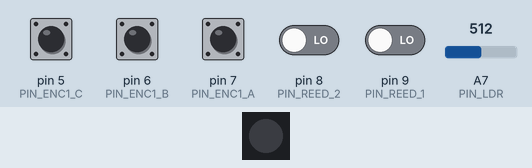
Simulated run of this program. Board: Arduino Nano, built with avr-gcc and run on an emulated ATmega328P. Shown: 1 RGB LEDs in strip order, left to right. Wiring (inferred from the names in the program): DS1307 clock at I2C address 0x68. The test bench sets the inputs (shaded band); at power-on: pin 5 (PIN_ENC1_C), pin 6 (PIN_ENC1_B), pin 7 (PIN_ENC1_A) HIGH, pin 8 (PIN_REED_2), pin 9 (PIN_REED_1) LOW, A7 (PIN_LDR) = 512. Dim RGB values are drawn brighter than linear; the local clock reads 2024-03-15 10:24:30 at power-on unless the program sets it; what the program prints to the serial monitor is not drawn.

Above: at 1.7 s.
1.8 s: pin 8 (PIN_REED_2) driven HIGH
At 2.2 s:
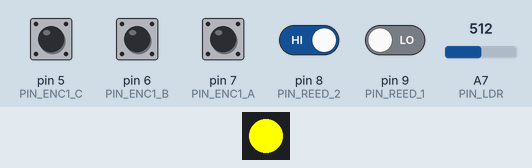
3.8 s: pin 9 (PIN_REED_1) driven HIGH
At 4.2 s:
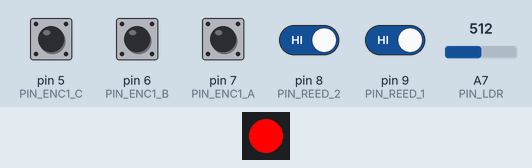
5.8 s: pin 8 (PIN_REED_2) driven LOW
At 6.2 s:
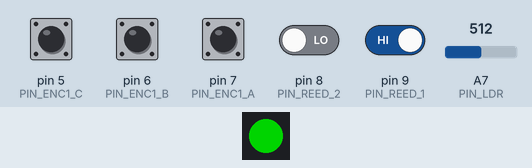
Timing chart, 0 to 8.8 s (numbered marks = the images above; inputs shaded):
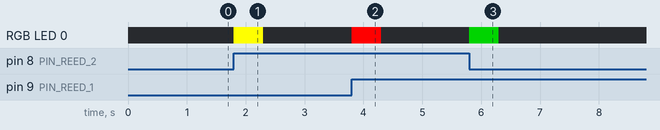

The program:

main.cpp
```cpp
#include <Arduino.h>
#include <Wire.h>
#define DEBUG
#include "DEBUG.h"
#include "DS1307.h"
#include "MyRTC.h"
#include "LDR.h"
#include "ENCODER.h"
#include "TimerOne.h"
#include "LED.h"
#include "DOORSENSOR.h"
// enable DEBUG OUTPUT RETURNS MORE VERBOSE OUTPUTS

#pragma region  definitions


    // Die Geschwindigkeit der seriellen Schnittstelle. Default: 57600. Die Geschwindigkeit brauchen wir immer,
    // da auch ohne DEBUG Meldungen ausgegeben werden!
    #define SERIAL_SPEED 9600
    //Einstellungen
    //Settings: Einstellungen zum Typ der  verwendeten Hardware
    //type of LED attached
    #define LED_TYPE APA102
    //#define LED_TYPE_WS2812
    #define LED_NUM 1
    #define LED_BLINKDURATION 500
    #define LED_COLORPROFILE BGR
    // RTC Module I2C Adress
    #define I2C_RTC 0x68
    // LCD Module Adress
    #define I2C_LCD 0x27
    //LCD Module number of rows
    #define LCD_ROW 4
    //LCD Module number of characters per line
    #define LCD_CHARACTER 20
    //Define if LCD supports lcd.backlight() code from liquidcrystal library
    #define LCD_BACKLIGHT
    // If Backlight is supported in code.
    //define LCD_NOBACKLIGHT
    // Set Timeout for Backlight to Turn off after X Seconds (Default 30)
    #define LCD_TIMEOUT 30
    // ACTIVATE LDR
    #define ENABLE_LDR
    // INVERT THE LDR SIGNAL
    #define LDR_INVERTED true

    #define DOORSENSOR_INVERTED 0
    //Set Up Onewire Temperature Sensor adresses:
    #define ONEWIRE_TEMP1 {0x28 ,0x78,0x1E,0x75,0x32,0x14,0x01,0xC8}
    #define ONEWIRE_TEMP2 {0x28, 0xAA, 0xE9, 0xA4, 0x1D, 0x13, 0x02, 0x5C}
    /* Set the resolution of the Temperature readings, keep in mind that lower resolutions means faster readings.
    As this is supposed to control a chickenscoop and a 'average' temperature is sufficient we opt for a 10bit temperature resoluition.

        9 bit : 0.5°c
        10 bit : 0.25°c
        11 bit : 0.125°c
        12 bit : 0.0625°c
    */
    #define ONEWIRE_RESOLUTION 10

    //PIN_Layout: Pinmapping auf dem Arduino
    //Onewire Device Pin
    #define PIN_ONEWIRE D2
    //Rotary Encoder Pins Ec11 encoder with Pushbutton, Pushbutton is C, A und B fuer Rotation \o/ Erdrotation, wer braucht die schon?!?
    #define PIN_ENC1_A 7
    #define PIN_ENC1_B 6
    #define PIN_ENC1_C 5

    //REED SWITCH PINS
    #define PIN_REED_1 9
    #define PIN_REED_2 8
    // LED STRIP PINOUT
    #define PIN_LED_DATA 10
    #define PIN_LED_CLK 13
    // MOTOR PINS A1 und A2
    #define PIN_MOTOR_A1 D11
    #define PIN_MOTOR_A2 D12

    // SDA und SCL Pin fuer RTC und LCD.
    #define PIN_SDA A4
    #define PIN_SCL A5
    // Input Pin fuer den LDR zur Bestimmung der Helligkeit.
    #define PIN_LDR A7


#pragma endregion

#pragma region initializations

    //TIME DEFINITION
    /**
     * Die Real-Time-Clock mit der Status-LED fuer das SQW-Signal.
     */
    MyRTC rtc(I2C_RTC);
    byte helperSeconds;

        /**
     * Der Helligkeitssensor
     */
    LDR ldr(PIN_LDR,LDR_INVERTED);
    unsigned long lastBrightnessCheck;
    Encoder encoder = Encoder(PIN_ENC1_A,PIN_ENC1_B,PIN_ENC1_C,4,true);


    // initialize LED

    LED led = LED(LED_TYPE,PIN_LED_DATA,PIN_LED_CLK,LED_COLORPROFILE);
    //INITIALIZE DOORSENSOR
    DoorSensor doorSensor = DoorSensor(PIN_REED_1,PIN_REED_2,DOORSENSOR_INVERTED);
    int lastDoorState =doorSensor.Value();

    //HELPER FUNCTIONS
    //encoder Timer
    void timerIsr() {
        encoder.service();
        doorSensor.service();
    }
    //helper functions
    /**
     * Den freien Specher abschaetzen.
     * Kopiert von: http://playground.arduino.cc/Code/AvailableMemory
     */
    int freeRam() {
        extern int __heap_start, *__brkval;
        int v;
        return (int) &v - (__brkval == 0 ? (int) &__heap_start : (int) __brkval);
    }
  #pragma endregion
void setup() {
    Serial.begin(SERIAL_SPEED);
    //initialization of EC11 encoder
    Timer1.initialize(1000);
    Timer1.attachInterrupt(timerIsr);
    // Set Timeout of 50ms for Serial.parseInt()
    Serial.setTimeout(50);
    DEBUG_PRINTLN(F("chickenCoop is initializing..."));
    DEBUG_PRINTLN(F("... and starting in debug-mode..."));
    DEBUG_FLUSH();
    //load Settings from EEPROM.
    // starte Wire-Library als I2C-Bus Master
    Wire.begin();
    /*// RTC-Interrupt-Pin konfigurieren
    pinMode(PIN_SQW_SIGNAL, INPUT);
    digitalWrite(PIN_SQW_SIGNAL, HIGH);
    */
    DEBUG_PRINT(F("Compiled: "));
    DEBUG_PRINT(F(__TIME__));
    DEBUG_PRINT(F(" / "));
    DEBUG_PRINTLN(F(__DATE__));

    // RTC starten...
    rtc.readTime();
    rtc.writeTime();
    helperSeconds = rtc.getSeconds();
    DEBUG_PRINT(F("RTC-Time: "));
    DEBUG_PRINT(rtc.getHours());
    DEBUG_PRINT(F(":"));
    DEBUG_PRINT(rtc.getMinutes());
    DEBUG_PRINT(F(":"));
    DEBUG_PRINT(helperSeconds);
    DEBUG_PRINT(F(" RTC-Date: "));
    DEBUG_PRINT(rtc.getDate());
    DEBUG_PRINT(F("."));
    DEBUG_PRINT(rtc.getMonth());
    DEBUG_PRINT(F("."));
    DEBUG_PRINTLN(rtc.getYear());
    /*
    // Den Interrupt konfigurieren,
    // nicht mehr CHANGE, das sind 2 pro Sekunde,
    // RISING ist einer pro Sekunde, das reicht.
    // Auf FALLING geandert, das signalisiert
    // den Sekundenwechsel, Danke an Peter.
    attachInterrupt(0, updateFromRtc, FALLING);
    */
    // Werte vom LDR einlesen und vermuellen, da die ersten nichts taugen...
    for (int i = 0; i < 1000; i++) {
        analogRead(PIN_LDR);
    }
    // ein paar Infos ausgeben
    DEBUG_PRINTLN(F("... done and ready to rock!"));
    DEBUG_PRINT(F("Driver: "));
    // ledDriver.printSignature();
    DEBUG_PRINT(F("Free ram: "));
    DEBUG_PRINT(freeRam());
    DEBUG_PRINTLN(F(" bytes."));
    DEBUG_FLUSH();
    DEBUG_PRINT(F("LDR Value: "));
    DEBUG_PRINTLN(ldr.value());
    DEBUG_PRINT(F("LDR Brightness: "));
    DEBUG_PRINT(ldr.brightness());
    DEBUG_PRINT(F(" / "));
    DEBUG_PRINTLN(MAX_BRIGHTNESS);

    DEBUG_FLUSH();
    DEBUG_PRINT(F("Encoder Value: "));
    DEBUG_PRINTLN(encoder.Value());
    DEBUG_FLUSH();
}
void loop(){

    Encoder::State curState=encoder.Value();
        switch (curState){
            case encoder.LEFT:
                DEBUG_PRINT(F("Encoder State: "));
                DEBUG_PRINT(curState);
                DEBUG_PRINT(F(" / "));
                DEBUG_PRINTLN(F("LEFT"));
                break;
            case encoder.RIGHT:
                DEBUG_PRINT(F("Encoder State: "));
                DEBUG_PRINT(curState);
                DEBUG_PRINT(F(" / "));
                DEBUG_PRINTLN(F("RIGHT"));
                break;
            case encoder.CLICK:
                DEBUG_PRINT(F("Encoder State: "));
                DEBUG_PRINT(curState);
                DEBUG_PRINT(F(" / "));
                DEBUG_PRINTLN(F("CLICK"));
                break;
            case encoder.DOUBLECLICK:
                DEBUG_PRINT(F("Encoder State: "));
                DEBUG_PRINT(curState);
                DEBUG_PRINT(F(" / "));
                DEBUG_PRINTLN(F("DOUBLECLICK"));
                break;
            case encoder.HOLD:
                DEBUG_PRINT(F("Encoder State: "));
                DEBUG_PRINT(curState);
                DEBUG_PRINT(F(" / "));
                DEBUG_PRINTLN(F("HOLD"));
                break;
            default:
            break;
        };
    // RESET encoder state to detect changes
    encoder.ResetState();
    DoorSensor::State curDoorState=doorSensor.Value();

        if(lastDoorState!=curDoorState){
            switch (curDoorState)
            {
            case doorSensor.CLOSED:
                led.blink(1,CRGB::Red);
                break;
            case doorSensor.SWITCH1:
                led.blink(1,CRGB::Green);
                break;
            default:
                led.blink(1,CRGB::Yellow);
                break;
            }
            lastDoorState=curDoorState;
        }
}
```

Measured:
- after the input at 1.8 s, RGB LED 0: off → RGB(255, 255, 0) at once, → off 0.50 s later
- after the input at 3.8 s, RGB LED 0: off → RGB(255, 0, 0) at once, → off 0.50 s later
- after the input at 5.8 s, RGB LED 0: off → RGB(0, 128, 0) at once, → off 0.50 s later
